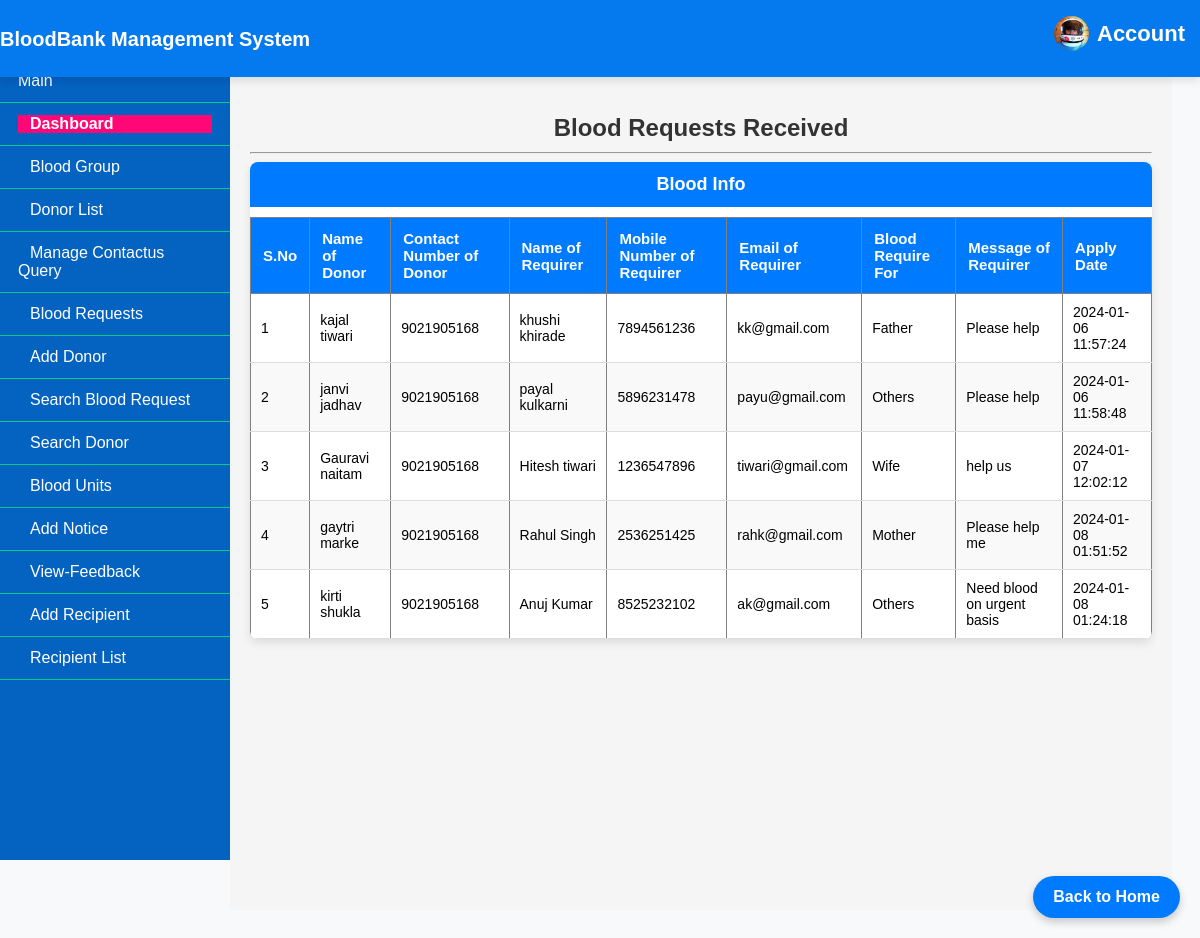
The app's page /Admin/requests-received.php (signed in) with its own data.
### tables this page shows
CREATE TABLE `tblbloodrequirer` (
  `ID` int(10) NOT NULL,
  `BloodDonarID` int(10) DEFAULT NULL,
  `name` varchar(250) DEFAULT NULL,
  `EmailId` varchar(250) DEFAULT NULL,
  `ContactNumber` bigint(10) DEFAULT NULL,
  `BloodRequirefor` varchar(250) DEFAULT NULL,
  `Message` mediumtext DEFAULT NULL,
  `ApplyDate` timestamp NULL DEFAULT current_timestamp()
);

CREATE TABLE `tblblooddonars` (
  `id` int(11) NOT NULL AUTO_INCREMENT,
  `FullName` varchar(100) DEFAULT NULL,
  `MobileNumber` char(11) DEFAULT NULL,
  `EmailId` varchar(100) DEFAULT NULL,
  `Gender` varchar(20) DEFAULT NULL,
  `Age` int(11) DEFAULT NULL,
  `Weight` varchar(10) DEFAULT NULL,    
  `BloodGroup` varchar(20) DEFAULT NULL,
  `Address` varchar(255) DEFAULT NULL,
  `Message` mediumtext DEFAULT NULL,
  `PostingDate` timestamp NOT NULL DEFAULT current_timestamp(),
  `status` int(1) DEFAULT NULL,
  `Password` varchar(250) DEFAULT NULL,
  PRIMARY KEY (`id`)    
);

### Admin/requests-received.php (the view, shortened to what this page needs)
<?php
include('includes/config.php');
if(strlen($_SESSION['alogin']) == 0) {
    header('location:index.php');
} else {
?>
<!doctype html>
<html lang="en" class="no-js">
<head>
</head>
<body>
    <?php include('includes/header.php'); ?>
    <div class="ts-main-content">
        <?php include('includes/leftbar.php'); ?>
        <div class="content-wrapper">
            <div class="container-fluid">
                <div class="col-md-12">
                    <h3>Blood Requests Received</h3>
                    <hr />
                    <div class="panel panel-default">
                        <div class="panel-heading">Blood Info</div>
                        <div class="panel-body">
                            <table border="1" class="table table-responsive">
                                <thead>
                                    <tr>
                                        <th>S.No</th>
                                        <th>Name of Donor</th>
                                        <th>Contact Number of Donor</th>
                                        <th>Name of Requirer</th>
                                        <th>Mobile Number of Requirer</th>
                                        <th>Email of Requirer</th>
                                        <th>Blood Require For</th>
                                        <th>Message of Requirer</th>
                                        <th>Apply Date</th>
                                    </tr>
                                </thead>
                                <tbody>
                                    <?php
                                    $sql = "SELECT
                                                r.BloodDonarID,
                                                r.name,
                                                r.EmailId,
                                                r.ContactNumber,
                                                r.BloodRequirefor,
                                                r.Message,
                                                r.ApplyDate,
                                                d.FullName,
                                                d.MobileNumber
                                            FROM tblbloodrequirer r
                                            LEFT JOIN tblblooddonars d
                                            ON d.id = r.BloodDonarID";
                                    $query = $dbh->prepare($sql);
                                    $query->execute();
                                    $results = $query->fetchAll(PDO::FETCH_OBJ);
                                    $cnt = 1;
                                    if ($query->rowCount() > 0) {
                                        foreach ($results as $row) {
                                    ?>
                                            <tr>
                                                <td><?php echo htmlentities($cnt); ?></td>
                                                <td><?php echo htmlentities($row->FullName ?? 'N/A'); ?></td>
                                                <td><?php echo htmlentities($row->MobileNumber ?? 'N/A'); ?></td>
                                                <td><?php echo htmlentities($row->name); ?></td>
                                                <td><?php echo htmlentities($row->ContactNumber); ?></td>
                                                <td><?php echo htmlentities($row->EmailId); ?></td>
                                                <td><?php echo htmlentities($row->BloodRequirefor); ?></td>
                                                <td><?php echo htmlentities($row->Message); ?></td>
                                                <td><?php echo htmlentities($row->ApplyDate); ?></td>
                                            </tr>
                                    <?php
                                            $cnt++;
                                        }
                                    } else {
                                        echo "<tr><td colspan='9'>No blood requests found</td></tr>";
                                    }
                                    ?>
                                </tbody>
                            </table>
                        </div>
                    </div>
                </div>
            </div>
        </div>
    </div>
</body>
</html>
<?php } ?>

### Admin/requests-received.php (style rules this page uses)
body { font-family: Arial, sans-serif; background: #f8f9fa; margin top: 300; padding: 20px; margin-left: -20px; margin-top: 50px; }
.content-wrapper { padding: 20px; background: #f5f5f5; }
h3 { text-align: center; font-size: 24px; font-weight: bold; color: #333; margin-bottom: 10px; }
.panel { background: #fff; border-radius: 8px; box-shadow: 0px 4px 10px rgba(0, 0, 0, 0.1); overflow: hidden; }
.panel-heading { background: #007bff; color: #fff; padding: 12px; font-size: 18px; font-weight: bold; text-align: center; }
.table { width: 100%; border-collapse: collapse; margin-top: 10px; background: #fff; border-radius: 8px; }
.table th { background: #007bff; color: #fff; padding: 12px; text-align: left; font-size: 15px; }
.table td { padding: 10px; border-bottom: 1px solid #ddd; font-size: 14px; }
.table tbody tr:nth-child(even) { background: #f9f9f9; }

### Admin/includes/leftbar.php (style rules this page uses)
.content-wrapper { margin-left: 230px; padding: 20px; min-height: 100vh; }

### records on screen
tblbloodrequirer: BloodDonarID.FullName "kajal tiwari", BloodDonarID.MobileNumber "9021905168", name "khushi khirade", ContactNumber "7894561236", EmailId "kk@gmail.com", BloodRequirefor "Father", Message "Please help", ApplyDate "2024-01-06 11:57:24"
tblbloodrequirer: BloodDonarID.FullName "janvi jadhav", BloodDonarID.MobileNumber "9021905168", name "payal kulkarni", ContactNumber "5896231478", EmailId "payu@gmail.com", BloodRequirefor "Others", Message "Please help", ApplyDate "2024-01-06 11:58:48"
tblbloodrequirer: BloodDonarID.FullName "Gauravi naitam", BloodDonarID.MobileNumber "9021905168", name "Hitesh tiwari", ContactNumber "1236547896", EmailId "tiwari@gmail.com", BloodRequirefor "Wife", Message "help us", ApplyDate "2024-01-07 12:02:12"
tblbloodrequirer: BloodDonarID.FullName "gaytri marke", BloodDonarID.MobileNumber "9021905168", name "Rahul Singh", ContactNumber "2536251425", EmailId "rahk@gmail.com", BloodRequirefor "Mother", Message "Please help me", ApplyDate "2024-01-08 01:51:52"
tblbloodrequirer: BloodDonarID.FullName "kirti shukla", BloodDonarID.MobileNumber "9021905168", name "Anuj Kumar", ContactNumber "8525232102", EmailId "ak@gmail.com", BloodRequirefor "Others", Message "Need blood on urgent basis", ApplyDate "2024-01-08 01:24:18"
